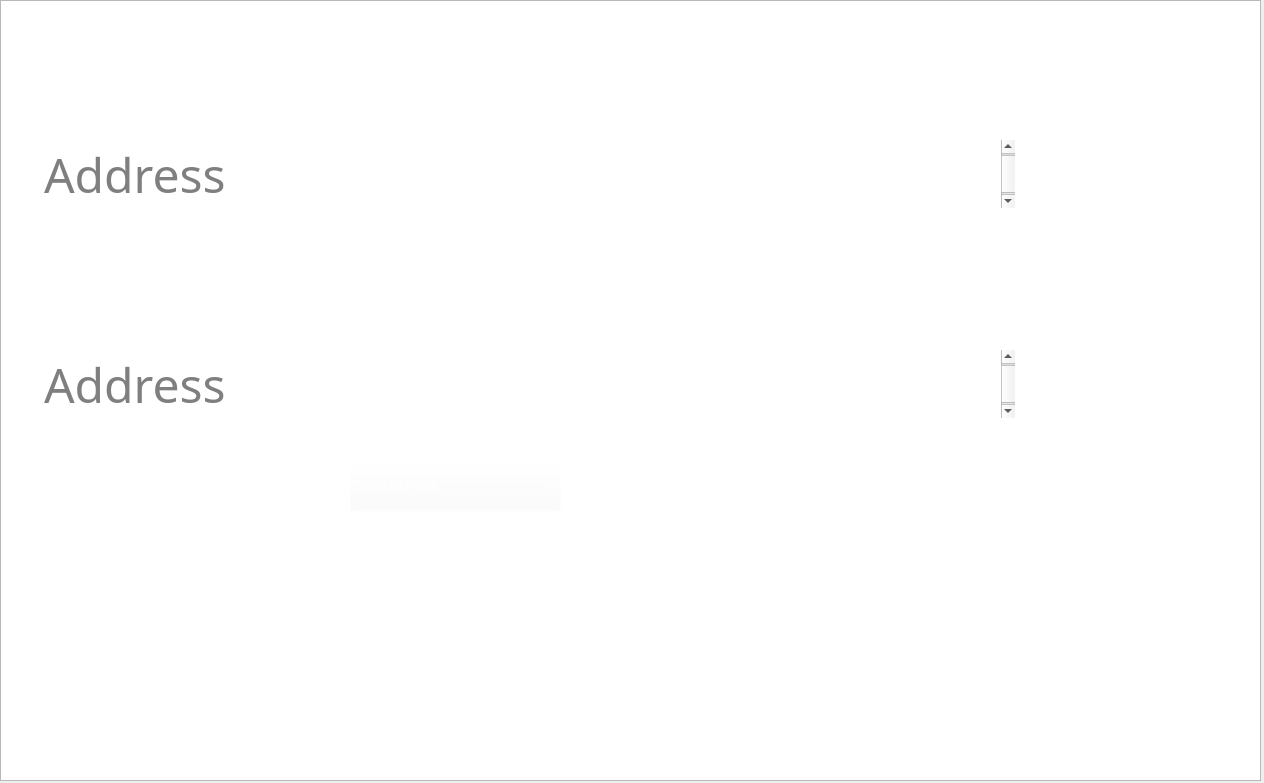
<?xml version="1.0" encoding="UTF-8"?>
<ui version="4.0">
 <class>MainWindow</class>
 <widget class="QMainWindow" name="MainWindow">
  <property name="geometry">
   <rect>
    <x>0</x>
    <y>0</y>
    <width>1264</width>
    <height>783</height>
   </rect>
  </property>
  <property name="windowTitle">
   <string>MainWindow</string>
  </property>
  <property name="styleSheet">
   <string notr="true"/>
  </property>
  <widget class="QWidget" name="centralwidget">
   <widget class="QTextEdit" name="address_init">
    <property name="geometry">
     <rect>
      <x>40</x>
      <y>140</y>
      <width>975</width>
      <height>68</height>
     </rect>
    </property>
    <property name="font">
     <font>
      <family>MS PGothic</family>
      <pointsize>36</pointsize>
      <weight>50</weight>
      <italic>false</italic>
      <bold>false</bold>
     </font>
    </property>
    <property name="styleSheet">
     <string notr="true">background-image: url(:/upload_video/image/upload_video/address.png);
font: 36pt &quot;MS PGothic&quot;;</string>
    </property>
    <property name="frameShape">
     <enum>QFrame::NoFrame</enum>
    </property>
    <property name="placeholderText">
     <string>Address</string>
    </property>
   </widget>
   <widget class="QPushButton" name="browse_init">
    <property name="geometry">
     <rect>
      <x>1050</x>
      <y>140</y>
      <width>152</width>
      <height>70</height>
     </rect>
    </property>
    <property name="styleSheet">
     <string notr="true">background-image: url(:/upload_video/image/upload_video/browse.png);</string>
    </property>
    <property name="text">
     <string/>
    </property>
    <property name="flat">
     <bool>true</bool>
    </property>
   </widget>
   <widget class="QPushButton" name="upload">
    <property name="geometry">
     <rect>
      <x>820</x>
      <y>670</y>
      <width>381</width>
      <height>73</height>
     </rect>
    </property>
    <property name="styleSheet">
     <string notr="true">border-image: url(:/upload_video/image/upload_video/UPLOAD.png);</string>
    </property>
    <property name="text">
     <string/>
    </property>
    <property name="flat">
     <bool>true</bool>
    </property>
   </widget>
   <widget class="QLabel" name="label">
    <property name="geometry">
     <rect>
      <x>40</x>
      <y>60</y>
      <width>150</width>
      <height>68</height>
     </rect>
    </property>
    <property name="styleSheet">
     <string notr="true">background-image: url(:/upload_video/image/upload_video/initialize.png);</string>
    </property>
    <property name="text">
     <string/>
    </property>
   </widget>
   <widget class="QLabel" name="label_2">
    <property name="geometry">
     <rect>
      <x>40</x>
      <y>270</y>
      <width>150</width>
      <height>68</height>
     </rect>
    </property>
    <property name="styleSheet">
     <string notr="true">background-image: url(:/upload_video/image/upload_video/exercise.png);</string>
    </property>
    <property name="text">
     <string/>
    </property>
   </widget>
   <widget class="QLabel" name="label_3">
    <property name="geometry">
     <rect>
      <x>40</x>
      <y>450</y>
      <width>259</width>
      <height>68</height>
     </rect>
    </property>
    <property name="styleSheet">
     <string notr="true">
background-image: url(:/upload_video/image/upload_video/exercise_type.png);</string>
    </property>
    <property name="text">
     <string/>
    </property>
   </widget>
   <widget class="QLabel" name="label_6">
    <property name="geometry">
     <rect>
      <x>320</x>
      <y>450</y>
      <width>259</width>
      <height>68</height>
     </rect>
    </property>
    <property name="styleSheet">
     <string notr="true">background-image: url(:/upload_video/image/upload_video/type_rectangle.png);</string>
    </property>
    <property name="text">
     <string/>
    </property>
   </widget>
   <widget class="QComboBox" name="comboBox">
    <property name="geometry">
     <rect>
      <x>350</x>
      <y>460</y>
      <width>211</width>
      <height>51</height>
     </rect>
    </property>
    <property name="autoFillBackground">
     <bool>false</bool>
    </property>
    <property name="styleSheet">
     <string notr="true">font: 15pt &quot;KoPub돋움체 Bold&quot;;
background-color: rgba(255, 255, 255, 0);
color: rgb(255, 255, 255);</string>
    </property>
    <property name="frame">
     <bool>false</bool>
    </property>
    <item>
     <property name="text">
      <string>Shoulder Press</string>
     </property>
    </item>
    <item>
     <property name="text">
      <string>Pull Up</string>
     </property>
    </item>
   </widget>
   <widget class="QGraphicsView" name="graphicsView">
    <property name="geometry">
     <rect>
      <x>0</x>
      <y>0</y>
      <width>1261</width>
      <height>781</height>
     </rect>
    </property>
    <property name="styleSheet">
     <string notr="true">background-image: url(:/overall/image/back.png);</string>
    </property>
   </widget>
   <widget class="QTextEdit" name="address_ex">
    <property name="geometry">
     <rect>
      <x>40</x>
      <y>350</y>
      <width>975</width>
      <height>68</height>
     </rect>
    </property>
    <property name="font">
     <font>
      <family>MS PGothic</family>
      <pointsize>36</pointsize>
      <weight>50</weight>
      <italic>false</italic>
      <bold>false</bold>
     </font>
    </property>
    <property name="styleSheet">
     <string notr="true">background-image: url(:/upload_video/image/upload_video/address.png);
font: 36pt &quot;MS PGothic&quot;;</string>
    </property>
    <property name="frameShape">
     <enum>QFrame::NoFrame</enum>
    </property>
    <property name="placeholderText">
     <string>Address</string>
    </property>
   </widget>
   <widget class="QPushButton" name="browse_ex">
    <property name="geometry">
     <rect>
      <x>1050</x>
      <y>350</y>
      <width>152</width>
      <height>70</height>
     </rect>
    </property>
    <property name="styleSheet">
     <string notr="true">background-image: url(:/upload_video/image/upload_video/browse.png);</string>
    </property>
    <property name="text">
     <string/>
    </property>
    <property name="flat">
     <bool>true</bool>
    </property>
   </widget>
   <zorder>graphicsView</zorder>
   <zorder>address_init</zorder>
   <zorder>browse_init</zorder>
   <zorder>upload</zorder>
   <zorder>label</zorder>
   <zorder>label_2</zorder>
   <zorder>label_3</zorder>
   <zorder>label_6</zorder>
   <zorder>address_ex</zorder>
   <zorder>browse_ex</zorder>
   <zorder>comboBox</zorder>
  </widget>
 </widget>
 <resources>
  <include location="resource.qrc"/>
 </resources>
 <connections/>
</ui>
